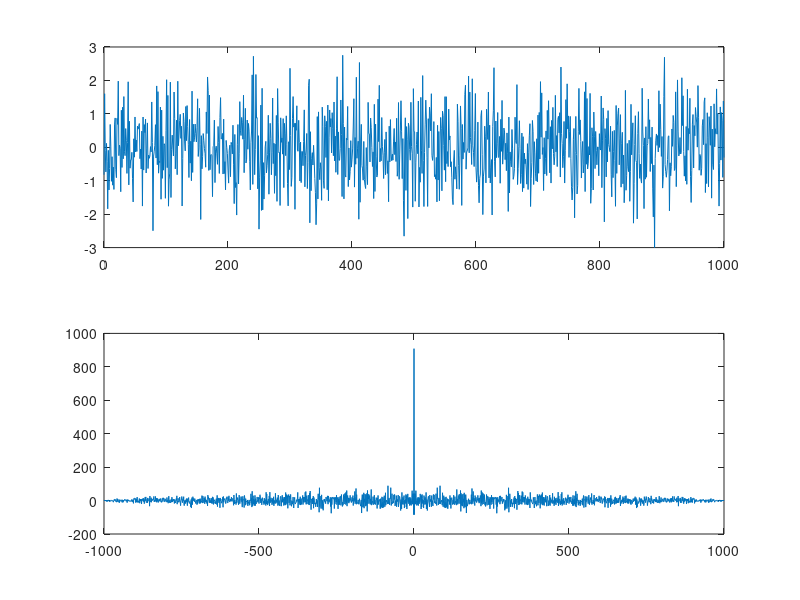

The MATLAB script that drew this image:
clc;
clear all;
close all;
 t=0:1:1000;
 x=randn(1,length(t));
 subplot(2,1,1);
 plot(t,x);
 y=xcorr(x,x);
 t1=t;
 t2=-fliplr(t1);
 n1=min(t1)+min(t2);
 n2=max(t1)+max(t2);
 n=n1:1:n2;
 
 subplot(2,1,2);
 plot(n,y);
 

